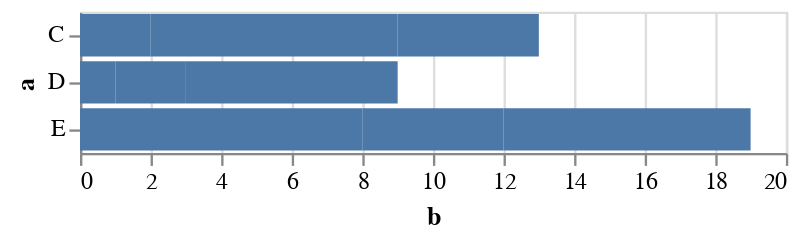

Notebook code cell kept with this figure:
### Code cell
alt.Chart(data).mark_bar().encode(
    alt.Y('a'),
    alt.X('b')
)

### Figure 1 — Vega-Lite specification as saved in the notebook (floating-point values rounded to 4 significant figures)
{"config": {"view": {"continuousWidth": 300, "continuousHeight": 300}}, "data": {"name": "data-347f1284ea3247c0f55cb966abbdd2d8"}, "mark": {"type": "bar"}, "encoding": {"x": {"field": "b", "type": "quantitative"}, "y": {"field": "a", "type": "nominal"}}, "$schema": "https://vega.github.io/schema/vega-lite/v5.8.0.json", "datasets": {"data-347f1284ea3247c0f55cb966abbdd2d8": [{"a": "C", "b": 2}, {"a": "C", "b": 7}, {"a": "C", "b": 4}, {"a": "D", "b": 1}, {"a": "D", "b": 2}, {"a": "D", "b": 6}, {"a": "E", "b": 8}, {"a": "E", "b": 4}, {"a": "E", "b": 7}]}}
